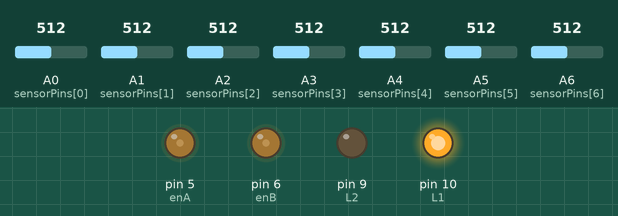
Simulated run of this sketch. Board: Arduino Nano, built with avr-gcc and run on an emulated ATmega328P. On the bench: output pins drawn as LEDs (lit = HIGH). The inputs (shaded band) are chosen by the test bench; at power-on: A0 (sensorPins[0]) = 512, A1 (sensorPins[1]) = 512, A2 (sensorPins[2]) = 512, A3 (sensorPins[3]) = 512, A4 (sensorPins[4]) = 512, A5 (sensorPins[5]) = 512, A6 (sensorPins[6]) = 512. Pins used as bus, display or sensor lines are not drawn; what the sketch prints to the serial monitor is not drawn.

Above: at 0.1 s.
Timing chart, 0 to 1.6 s (numbered marks = the images above):
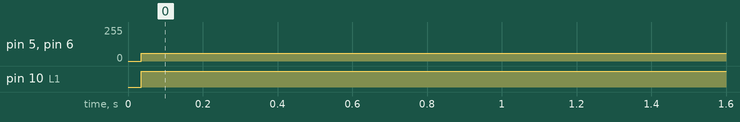

The sketch:

linefollower-analog-weight.ino
```cpp
float Kp = 1;
float Kd = 0;
float Ki = 0;
int p;
int d;
int i;
int error;
int lasterror;
int thresh = 127;
int basespeed = 60;


int minValues[7];
int maxValues[7];
int threshold[7];
int calibrationDone = 0;

int R1 = 4;
int R2= 3;
int L1= 10;
int L2 = 9;
int enA = 5; //left
int enB = 6;  //rigt
int sensorPins[] = {A0, A1, A2, A3, A4,A5,A6};
float weights[] = {0, -3, -2, -1, 1, 2, 3};
int numSensors = 7;
int sensorsA[7]={0,0,0,0,0,0,0}; //analog values off sensor
int sensorsD[7]={0,0,0,0,0,0,0}; //digital values


void setup() {
  Serial.begin(9600);
  pinMode(R1, OUTPUT);
  pinMode(R2, OUTPUT);
  pinMode(L1, OUTPUT);
  pinMode(L2, OUTPUT);
  pinMode(enA, OUTPUT);
  pinMode(enB, OUTPUT);

}

void autocaliberate() {
  for (int i = 0; i < 7; i++) {
    minValues[i] = 1023; // Set initial minimum values to maximum possible value
    maxValues[i] = 0;    // Set initial maximum values to minimum possible value
  }

  for (int i = 0; i < 3000; i++) {
    for (int j = 0; j < 7; j++) {
      int sensorValue = analogRead(sensorPins[j]);
      if (sensorValue < minValues[j]) {
        minValues[j] = sensorValue;
      }
      if (sensorValue > maxValues[j]) {
        maxValues[j] = sensorValue;
      }
    }
  }

  for (int i = 0; i < numSensors; i++) {
    threshold[i] = (minValues[i] + maxValues[i]) / 2;
    threshold[i] = map(threshold[i], minValues[i], maxValues[i], 0, 255);
    thresh += threshold[i];
  }
  thresh /= 7;

}
void loop() {
  /*if (!calibrationDone){
    autocaliberate();
    calibrationDone = 1;
  }*/
  // put your main code here, to run repeatedly:
  for (int i = 0; i < numSensors; i++) //read funtion
  {
    sensorsA[i] = analogRead(sensorPins[i]);
    Serial.print(sensorsA[i]);
    Serial.print("\t");
    sensorsA[i] = map(sensorsA[i], minValues[i], maxValues[i], 0,255);
    sensorsA[i] = 255 - sensorsA[i];
    Serial.println(sensorsA[i]);
  }

  int e = 0;  //errorcalc funtion
  int n = 0; //number of sensors high

  for(int i = 0; i<numSensors; i++)
  {
    if (sensorsA[i] > thresh)
    { e+= sensorsA[i]*weights[i];
      n++;
      Serial.println("yes");
    }
  }

  e /= n;
  error = e;

  p = error;
  i = i + error;
  d = error - lasterror;
  lasterror = error;
  int controlSignal = (Kp*p + Ki*i + Kd*d);

  int leftspeed = basespeed - controlSignal;

  int rightspeed = basespeed + controlSignal;

  leftspeed = constrain(leftspeed, 0, 255);
  rightspeed = constrain(rightspeed, 0, 255);


  analogWrite(enA,rightspeed);
  analogWrite(enB, leftspeed);
  digitalWrite(L1, HIGH);
  digitalWrite(L2, LOW);
  digitalWrite(R1, HIGH);
  digitalWrite(R2, LOW);

}
```

Measured:
- by itself, pin 5 (enA), pin 6 (enB): 0/255 → 60/255 at 0.03 s
- by itself, pin 10 (L1): LOW → HIGH at 0.04 s
